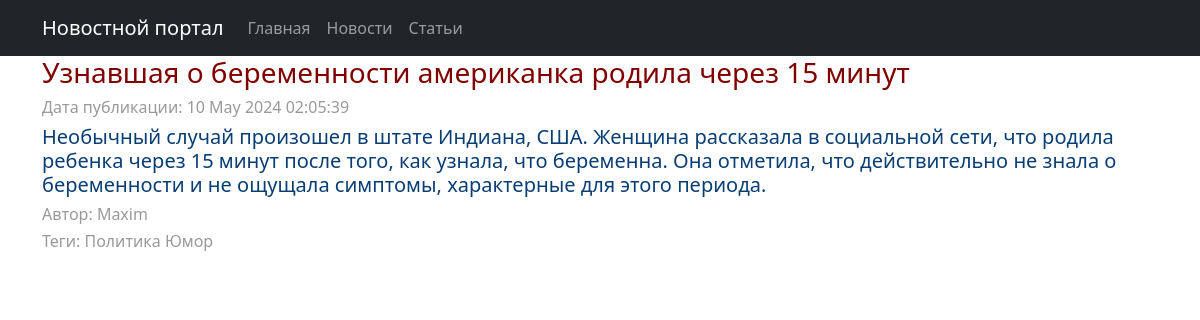
The app's page /main/3, older data.
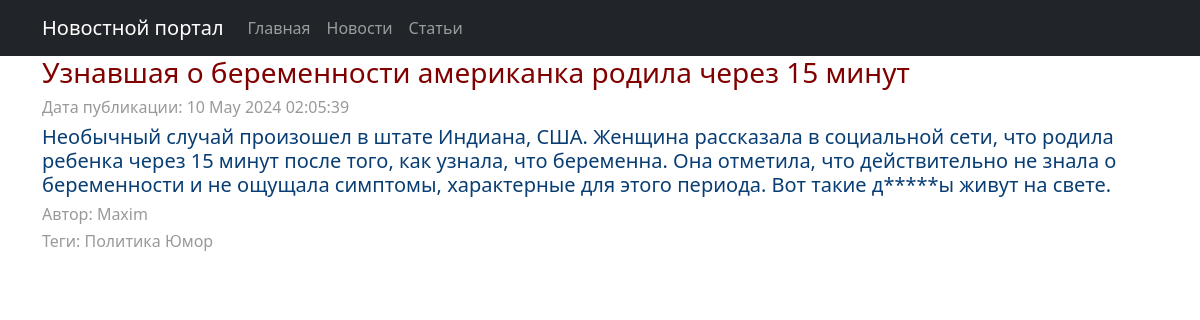
The same page, newer data.
### news/models.py (models this page shows, shortened)
class Post(models.Model):
    categor = [
        ('AR', 'Статья'),
        ('NE', 'Новость'),
    ]
    type = models.CharField(max_length=8, choices=categor, default='AR')
    user = models.ForeignKey(Author, on_delete=models.CASCADE, related_name='post')
    category = models.ManyToManyField(Category, through='PostCategory')
    date = models.DateTimeField(auto_now_add=True)
    title = models.CharField(max_length=256)
    text = models.TextField()
    rating = models.SmallIntegerField(default=0)

class Author(models.Model):
    user = models.OneToOneField(User, on_delete=models.CASCADE)
    rating = models.SmallIntegerField(default=0)

### news/views.py (the view)
# urls.py: path('main/<int:pk>', PostDetail.as_view(), name='post_detail'),
class PostDetail(DetailView):
    model = Post
    template_name = 'main_det.html'
    context_object_name = 'main'
    def get_context_data(self, **kwargs):
        context = super().get_context_data(**kwargs)
        context['tag'] = Post.category
        return context

### news/templatetags/custom_filters.py (called while the page is built)
@register.filter()
def censor(value):
    list_crensor = ['редиск', 'дурак', 'дурынд']
    for word in list_crensor:
        if word in value.lower():
            value = value.replace(word[1:], (len(word) - 1) * '*')
    return value

### templates/main_det.html (shortened to what this page needs)
{% extends 'flatpages/default.html' %}
{%load custom_filters %}
{% block content %}
{% if main %}
<h3 style="text-align: left;"><span
        style="color: #800000;">{{ main.title }}</span></h3>
<h6 style="text-align: left;"><span
        style="color: #999999;">Дата публикации: {{ main.date|date:'d M Y h:m:s' }}</span></h6>
<h5 style="text-align: left;">{{ main.text|censor }}</h5>
<h6 style="text-align: left;"><span
        style="color: #999999;">Автор: {{ main.user.user }}</span></h6>
<h6 style="text-align: left;"><span
        style="color: #999999;">Теги:
    {% for cat in main.category.all %}
    {{ cat.category }}
    {% endfor %} </span></h6>
{% endif %}
{% endblock content %}

Row changes from the older to the newer data that the page shows:
changed Post "Узнавшая о беременности американка родила через 15 минут": text|censor "…характерные для этого периода." → "…характерные для этого периода. Вот такие д*****ы живут на свете."
